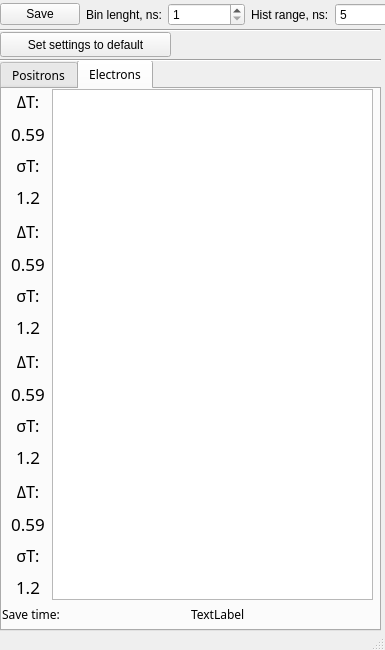
<?xml version="1.0" encoding="UTF-8"?>
<ui version="4.0">
 <class>Kickers_Monitor</class>
 <widget class="QMainWindow" name="Kickers_Monitor">
  <property name="geometry">
   <rect>
    <x>0</x>
    <y>0</y>
    <width>385</width>
    <height>650</height>
   </rect>
  </property>
  <property name="sizePolicy">
   <sizepolicy hsizetype="Fixed" vsizetype="Fixed">
    <horstretch>0</horstretch>
    <verstretch>0</verstretch>
   </sizepolicy>
  </property>
  <property name="minimumSize">
   <size>
    <width>385</width>
    <height>585</height>
   </size>
  </property>
  <property name="maximumSize">
   <size>
    <width>385</width>
    <height>650</height>
   </size>
  </property>
  <property name="windowTitle">
   <string>Kickers_Monitor</string>
  </property>
  <widget class="QWidget" name="centralwidget">
   <widget class="QTabWidget" name="tabWidget">
    <property name="geometry">
     <rect>
      <x>0</x>
      <y>60</y>
      <width>381</width>
      <height>571</height>
     </rect>
    </property>
    <property name="sizePolicy">
     <sizepolicy hsizetype="Fixed" vsizetype="Fixed">
      <horstretch>0</horstretch>
      <verstretch>0</verstretch>
     </sizepolicy>
    </property>
    <property name="minimumSize">
     <size>
      <width>381</width>
      <height>541</height>
     </size>
    </property>
    <property name="maximumSize">
     <size>
      <width>900</width>
      <height>900</height>
     </size>
    </property>
    <property name="font">
     <font>
      <family>Abyssinica SIL</family>
     </font>
    </property>
    <property name="currentIndex">
     <number>1</number>
    </property>
    <widget class="QWidget" name="tab_positrons">
     <attribute name="title">
      <string>Positrons</string>
     </attribute>
     <widget class="QListWidget" name="uni_p">
      <property name="geometry">
       <rect>
        <x>50</x>
        <y>0</y>
        <width>321</width>
        <height>511</height>
       </rect>
      </property>
     </widget>
     <widget class="QWidget" name="verticalLayoutWidget_5">
      <property name="geometry">
       <rect>
        <x>0</x>
        <y>390</y>
        <width>52</width>
        <height>121</height>
       </rect>
      </property>
      <layout class="QVBoxLayout" name="verticalLayout_5">
       <item>
        <widget class="QLabel" name="label_dt_e_p_n_4">
         <property name="font">
          <font>
           <pointsize>12</pointsize>
          </font>
         </property>
         <property name="text">
          <string>&lt;p&gt;&amp;Delta;T:&lt;/p&gt;</string>
         </property>
         <property name="alignment">
          <set>Qt::AlignCenter</set>
         </property>
        </widget>
       </item>
       <item>
        <widget class="QLabel" name="label_dt_p_k_n">
         <property name="font">
          <font>
           <pointsize>13</pointsize>
          </font>
         </property>
         <property name="text">
          <string>0.59</string>
         </property>
         <property name="alignment">
          <set>Qt::AlignCenter</set>
         </property>
        </widget>
       </item>
       <item>
        <widget class="QLabel" name="label_da_e_p_n_4">
         <property name="font">
          <font>
           <pointsize>12</pointsize>
          </font>
         </property>
         <property name="text">
          <string>&lt;p&gt;&amp;sigma;T:&lt;/p&gt;</string>
         </property>
         <property name="alignment">
          <set>Qt::AlignCenter</set>
         </property>
        </widget>
       </item>
       <item>
        <widget class="QLabel" name="label_st_p_k_n">
         <property name="font">
          <font>
           <pointsize>13</pointsize>
          </font>
         </property>
         <property name="text">
          <string>1.2</string>
         </property>
         <property name="alignment">
          <set>Qt::AlignCenter</set>
         </property>
        </widget>
       </item>
      </layout>
     </widget>
     <widget class="QWidget" name="verticalLayoutWidget_6">
      <property name="geometry">
       <rect>
        <x>0</x>
        <y>260</y>
        <width>52</width>
        <height>121</height>
       </rect>
      </property>
      <layout class="QVBoxLayout" name="verticalLayout_6">
       <item>
        <widget class="QLabel" name="label_dt_e_p_p_4">
         <property name="font">
          <font>
           <pointsize>12</pointsize>
          </font>
         </property>
         <property name="text">
          <string>&lt;p&gt;&amp;Delta;T:&lt;/p&gt;</string>
         </property>
         <property name="alignment">
          <set>Qt::AlignCenter</set>
         </property>
        </widget>
       </item>
       <item>
        <widget class="QLabel" name="label_dt_p_k_p">
         <property name="font">
          <font>
           <pointsize>13</pointsize>
          </font>
         </property>
         <property name="text">
          <string>0.59</string>
         </property>
         <property name="alignment">
          <set>Qt::AlignCenter</set>
         </property>
        </widget>
       </item>
       <item>
        <widget class="QLabel" name="label_st_e_p_p_4">
         <property name="font">
          <font>
           <pointsize>12</pointsize>
          </font>
         </property>
         <property name="text">
          <string>&lt;p&gt;&amp;sigma;T:&lt;/p&gt;</string>
         </property>
         <property name="alignment">
          <set>Qt::AlignCenter</set>
         </property>
        </widget>
       </item>
       <item>
        <widget class="QLabel" name="label_st_p_k_p">
         <property name="font">
          <font>
           <pointsize>13</pointsize>
          </font>
         </property>
         <property name="text">
          <string>1.2</string>
         </property>
         <property name="alignment">
          <set>Qt::AlignCenter</set>
         </property>
        </widget>
       </item>
      </layout>
     </widget>
     <widget class="QWidget" name="verticalLayoutWidget_7">
      <property name="geometry">
       <rect>
        <x>0</x>
        <y>130</y>
        <width>52</width>
        <height>121</height>
       </rect>
      </property>
      <layout class="QVBoxLayout" name="verticalLayout_7">
       <item>
        <widget class="QLabel" name="label_dt_e_p_n_5">
         <property name="font">
          <font>
           <pointsize>12</pointsize>
          </font>
         </property>
         <property name="text">
          <string>&lt;p&gt;&amp;Delta;T:&lt;/p&gt;</string>
         </property>
         <property name="alignment">
          <set>Qt::AlignCenter</set>
         </property>
        </widget>
       </item>
       <item>
        <widget class="QLabel" name="label_dt_p_p_n">
         <property name="font">
          <font>
           <pointsize>13</pointsize>
          </font>
         </property>
         <property name="text">
          <string>0.59</string>
         </property>
         <property name="alignment">
          <set>Qt::AlignCenter</set>
         </property>
        </widget>
       </item>
       <item>
        <widget class="QLabel" name="label_da_e_p_n_5">
         <property name="font">
          <font>
           <pointsize>12</pointsize>
          </font>
         </property>
         <property name="text">
          <string>&lt;p&gt;&amp;sigma;T:&lt;/p&gt;</string>
         </property>
         <property name="alignment">
          <set>Qt::AlignCenter</set>
         </property>
        </widget>
       </item>
       <item>
        <widget class="QLabel" name="label_st_p_p_n">
         <property name="font">
          <font>
           <pointsize>13</pointsize>
          </font>
         </property>
         <property name="text">
          <string>1.2</string>
         </property>
         <property name="alignment">
          <set>Qt::AlignCenter</set>
         </property>
        </widget>
       </item>
      </layout>
     </widget>
     <widget class="QWidget" name="verticalLayoutWidget_8">
      <property name="geometry">
       <rect>
        <x>0</x>
        <y>0</y>
        <width>52</width>
        <height>121</height>
       </rect>
      </property>
      <layout class="QVBoxLayout" name="verticalLayout_8">
       <item>
        <widget class="QLabel" name="label_dt_e_p_p_5">
         <property name="font">
          <font>
           <pointsize>12</pointsize>
          </font>
         </property>
         <property name="text">
          <string>&lt;p&gt;&amp;Delta;T:&lt;/p&gt;</string>
         </property>
         <property name="alignment">
          <set>Qt::AlignCenter</set>
         </property>
        </widget>
       </item>
       <item>
        <widget class="QLabel" name="label_dt_p_p_p">
         <property name="font">
          <font>
           <pointsize>13</pointsize>
          </font>
         </property>
         <property name="text">
          <string>0.59</string>
         </property>
         <property name="alignment">
          <set>Qt::AlignCenter</set>
         </property>
        </widget>
       </item>
       <item>
        <widget class="QLabel" name="label_st_e_p_p_5">
         <property name="font">
          <font>
           <pointsize>12</pointsize>
          </font>
         </property>
         <property name="text">
          <string>&lt;p&gt;&amp;sigma;T:&lt;/p&gt;</string>
         </property>
         <property name="alignment">
          <set>Qt::AlignCenter</set>
         </property>
        </widget>
       </item>
       <item>
        <widget class="QLabel" name="label_st_p_p_p">
         <property name="font">
          <font>
           <pointsize>13</pointsize>
          </font>
         </property>
         <property name="text">
          <string>1.2</string>
         </property>
         <property name="alignment">
          <set>Qt::AlignCenter</set>
         </property>
        </widget>
       </item>
      </layout>
     </widget>
     <widget class="QWidget" name="horizontalLayoutWidget_2">
      <property name="geometry">
       <rect>
        <x>-1</x>
        <y>510</y>
        <width>371</width>
        <height>31</height>
       </rect>
      </property>
      <layout class="QHBoxLayout" name="horizontalLayout_2">
       <item>
        <widget class="QLabel" name="label_3">
         <property name="text">
          <string>Save time:</string>
         </property>
        </widget>
       </item>
       <item>
        <widget class="QLabel" name="label_save_time_p">
         <property name="text">
          <string>TextLabel</string>
         </property>
        </widget>
       </item>
      </layout>
     </widget>
    </widget>
    <widget class="QWidget" name="tab_electrons">
     <attribute name="title">
      <string>Electrons</string>
     </attribute>
     <widget class="QWidget" name="verticalLayoutWidget">
      <property name="geometry">
       <rect>
        <x>0</x>
        <y>0</y>
        <width>52</width>
        <height>121</height>
       </rect>
      </property>
      <layout class="QVBoxLayout" name="verticalLayout">
       <item>
        <widget class="QLabel" name="label_dt_e_p_p_2">
         <property name="font">
          <font>
           <pointsize>12</pointsize>
          </font>
         </property>
         <property name="text">
          <string>&lt;p&gt;&amp;Delta;T:&lt;/p&gt;</string>
         </property>
         <property name="alignment">
          <set>Qt::AlignCenter</set>
         </property>
        </widget>
       </item>
       <item>
        <widget class="QLabel" name="label_dt_e_p_p">
         <property name="font">
          <font>
           <pointsize>13</pointsize>
          </font>
         </property>
         <property name="text">
          <string>0.59</string>
         </property>
         <property name="alignment">
          <set>Qt::AlignCenter</set>
         </property>
        </widget>
       </item>
       <item>
        <widget class="QLabel" name="label_st_e_p_p_2">
         <property name="font">
          <font>
           <pointsize>12</pointsize>
          </font>
         </property>
         <property name="text">
          <string>&lt;p&gt;&amp;sigma;T:&lt;/p&gt;</string>
         </property>
         <property name="alignment">
          <set>Qt::AlignCenter</set>
         </property>
        </widget>
       </item>
       <item>
        <widget class="QLabel" name="label_st_e_p_p">
         <property name="font">
          <font>
           <pointsize>13</pointsize>
          </font>
         </property>
         <property name="text">
          <string>1.2</string>
         </property>
         <property name="alignment">
          <set>Qt::AlignCenter</set>
         </property>
        </widget>
       </item>
      </layout>
     </widget>
     <widget class="QWidget" name="verticalLayoutWidget_2">
      <property name="geometry">
       <rect>
        <x>0</x>
        <y>130</y>
        <width>52</width>
        <height>121</height>
       </rect>
      </property>
      <layout class="QVBoxLayout" name="verticalLayout_2">
       <item>
        <widget class="QLabel" name="label_dt_e_p_n_2">
         <property name="font">
          <font>
           <pointsize>12</pointsize>
          </font>
         </property>
         <property name="text">
          <string>&lt;p&gt;&amp;Delta;T:&lt;/p&gt;</string>
         </property>
         <property name="alignment">
          <set>Qt::AlignCenter</set>
         </property>
        </widget>
       </item>
       <item>
        <widget class="QLabel" name="label_dt_e_p_n">
         <property name="font">
          <font>
           <pointsize>13</pointsize>
          </font>
         </property>
         <property name="text">
          <string>0.59</string>
         </property>
         <property name="alignment">
          <set>Qt::AlignCenter</set>
         </property>
        </widget>
       </item>
       <item>
        <widget class="QLabel" name="label_da_e_p_n_2">
         <property name="font">
          <font>
           <pointsize>12</pointsize>
          </font>
         </property>
         <property name="text">
          <string>&lt;p&gt;&amp;sigma;T:&lt;/p&gt;</string>
         </property>
         <property name="alignment">
          <set>Qt::AlignCenter</set>
         </property>
        </widget>
       </item>
       <item>
        <widget class="QLabel" name="label_st_e_p_n">
         <property name="font">
          <font>
           <pointsize>13</pointsize>
          </font>
         </property>
         <property name="text">
          <string>1.2</string>
         </property>
         <property name="alignment">
          <set>Qt::AlignCenter</set>
         </property>
        </widget>
       </item>
      </layout>
     </widget>
     <widget class="QWidget" name="verticalLayoutWidget_3">
      <property name="geometry">
       <rect>
        <x>0</x>
        <y>390</y>
        <width>52</width>
        <height>121</height>
       </rect>
      </property>
      <layout class="QVBoxLayout" name="verticalLayout_3">
       <item>
        <widget class="QLabel" name="label_dt_e_p_n_3">
         <property name="font">
          <font>
           <pointsize>12</pointsize>
          </font>
         </property>
         <property name="text">
          <string>&lt;p&gt;&amp;Delta;T:&lt;/p&gt;</string>
         </property>
         <property name="alignment">
          <set>Qt::AlignCenter</set>
         </property>
        </widget>
       </item>
       <item>
        <widget class="QLabel" name="label_dt_e_k_n">
         <property name="font">
          <font>
           <pointsize>13</pointsize>
          </font>
         </property>
         <property name="text">
          <string>0.59</string>
         </property>
         <property name="alignment">
          <set>Qt::AlignCenter</set>
         </property>
        </widget>
       </item>
       <item>
        <widget class="QLabel" name="label_da_e_p_n_3">
         <property name="font">
          <font>
           <pointsize>12</pointsize>
          </font>
         </property>
         <property name="text">
          <string>&lt;p&gt;&amp;sigma;T:&lt;/p&gt;</string>
         </property>
         <property name="alignment">
          <set>Qt::AlignCenter</set>
         </property>
        </widget>
       </item>
       <item>
        <widget class="QLabel" name="label_st_e_k_n">
         <property name="font">
          <font>
           <pointsize>13</pointsize>
          </font>
         </property>
         <property name="text">
          <string>1.2</string>
         </property>
         <property name="alignment">
          <set>Qt::AlignCenter</set>
         </property>
        </widget>
       </item>
      </layout>
     </widget>
     <widget class="QListWidget" name="uni_e">
      <property name="geometry">
       <rect>
        <x>50</x>
        <y>0</y>
        <width>321</width>
        <height>511</height>
       </rect>
      </property>
     </widget>
     <widget class="QWidget" name="verticalLayoutWidget_4">
      <property name="geometry">
       <rect>
        <x>0</x>
        <y>260</y>
        <width>52</width>
        <height>121</height>
       </rect>
      </property>
      <layout class="QVBoxLayout" name="verticalLayout_4">
       <item>
        <widget class="QLabel" name="label_dt_e_p_p_3">
         <property name="font">
          <font>
           <pointsize>12</pointsize>
          </font>
         </property>
         <property name="text">
          <string>&lt;p&gt;&amp;Delta;T:&lt;/p&gt;</string>
         </property>
         <property name="alignment">
          <set>Qt::AlignCenter</set>
         </property>
        </widget>
       </item>
       <item>
        <widget class="QLabel" name="label_dt_e_k_p">
         <property name="font">
          <font>
           <pointsize>13</pointsize>
          </font>
         </property>
         <property name="text">
          <string>0.59</string>
         </property>
         <property name="alignment">
          <set>Qt::AlignCenter</set>
         </property>
        </widget>
       </item>
       <item>
        <widget class="QLabel" name="label_st_e_p_p_3">
         <property name="font">
          <font>
           <pointsize>12</pointsize>
          </font>
         </property>
         <property name="text">
          <string>&lt;p&gt;&amp;sigma;T:&lt;/p&gt;</string>
         </property>
         <property name="alignment">
          <set>Qt::AlignCenter</set>
         </property>
        </widget>
       </item>
       <item>
        <widget class="QLabel" name="label_st_e_k_p">
         <property name="font">
          <font>
           <pointsize>13</pointsize>
          </font>
         </property>
         <property name="text">
          <string>1.2</string>
         </property>
         <property name="alignment">
          <set>Qt::AlignCenter</set>
         </property>
        </widget>
       </item>
      </layout>
     </widget>
     <widget class="QWidget" name="horizontalLayoutWidget_3">
      <property name="geometry">
       <rect>
        <x>0</x>
        <y>510</y>
        <width>371</width>
        <height>31</height>
       </rect>
      </property>
      <layout class="QHBoxLayout" name="horizontalLayout_3">
       <item>
        <widget class="QLabel" name="label_4">
         <property name="text">
          <string>Save time:</string>
         </property>
        </widget>
       </item>
       <item>
        <widget class="QLabel" name="label_save_time_e">
         <property name="text">
          <string>TextLabel</string>
         </property>
        </widget>
       </item>
      </layout>
     </widget>
    </widget>
   </widget>
   <widget class="QWidget" name="horizontalLayoutWidget">
    <property name="geometry">
     <rect>
      <x>0</x>
      <y>0</y>
      <width>411</width>
      <height>29</height>
     </rect>
    </property>
    <layout class="QHBoxLayout" name="horizontalLayout">
     <property name="spacing">
      <number>6</number>
     </property>
     <item>
      <widget class="QPushButton" name="pushButton_save">
       <property name="text">
        <string>Save</string>
       </property>
      </widget>
     </item>
     <item>
      <widget class="QLabel" name="label">
       <property name="enabled">
        <bool>true</bool>
       </property>
       <property name="text">
        <string>Bin lenght, ns:</string>
       </property>
      </widget>
     </item>
     <item>
      <widget class="QSpinBox" name="spinBox_bins_len">
       <property name="minimum">
        <number>1</number>
       </property>
       <property name="maximum">
        <number>20</number>
       </property>
       <property name="value">
        <number>1</number>
       </property>
      </widget>
     </item>
     <item>
      <widget class="QLabel" name="label_2">
       <property name="text">
        <string>Hist range, ns:</string>
       </property>
      </widget>
     </item>
     <item>
      <widget class="QSpinBox" name="spinBox_hist_range">
       <property name="minimum">
        <number>5</number>
       </property>
       <property name="maximum">
        <number>20</number>
       </property>
       <property name="value">
        <number>5</number>
       </property>
      </widget>
     </item>
    </layout>
   </widget>
   <widget class="Line" name="line">
    <property name="geometry">
     <rect>
      <x>0</x>
      <y>20</y>
      <width>381</width>
      <height>20</height>
     </rect>
    </property>
    <property name="orientation">
     <enum>Qt::Horizontal</enum>
    </property>
   </widget>
   <widget class="QPushButton" name="button_stg_dflt">
    <property name="geometry">
     <rect>
      <x>0</x>
      <y>32</y>
      <width>171</width>
      <height>25</height>
     </rect>
    </property>
    <property name="minimumSize">
     <size>
      <width>0</width>
      <height>25</height>
     </size>
    </property>
    <property name="maximumSize">
     <size>
      <width>16777215</width>
      <height>25</height>
     </size>
    </property>
    <property name="text">
     <string>Set settings to default</string>
    </property>
   </widget>
   <widget class="Line" name="line_2">
    <property name="geometry">
     <rect>
      <x>0</x>
      <y>50</y>
      <width>381</width>
      <height>20</height>
     </rect>
    </property>
    <property name="orientation">
     <enum>Qt::Horizontal</enum>
    </property>
   </widget>
  </widget>
  <widget class="QStatusBar" name="statusbar">
   <property name="maximumSize">
    <size>
     <width>16777215</width>
     <height>15</height>
    </size>
   </property>
  </widget>
 </widget>
 <resources/>
 <connections/>
</ui>
